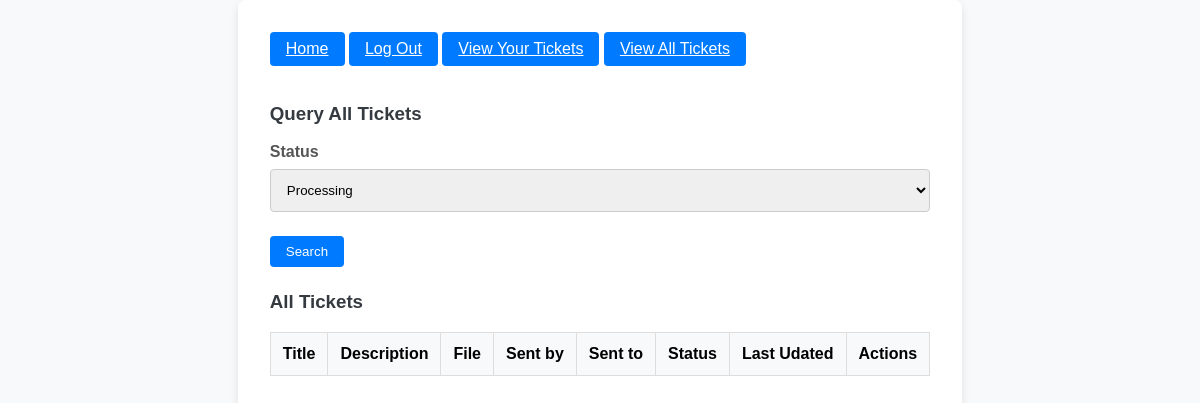
Before: /all/0 (signed in) with the older database file.
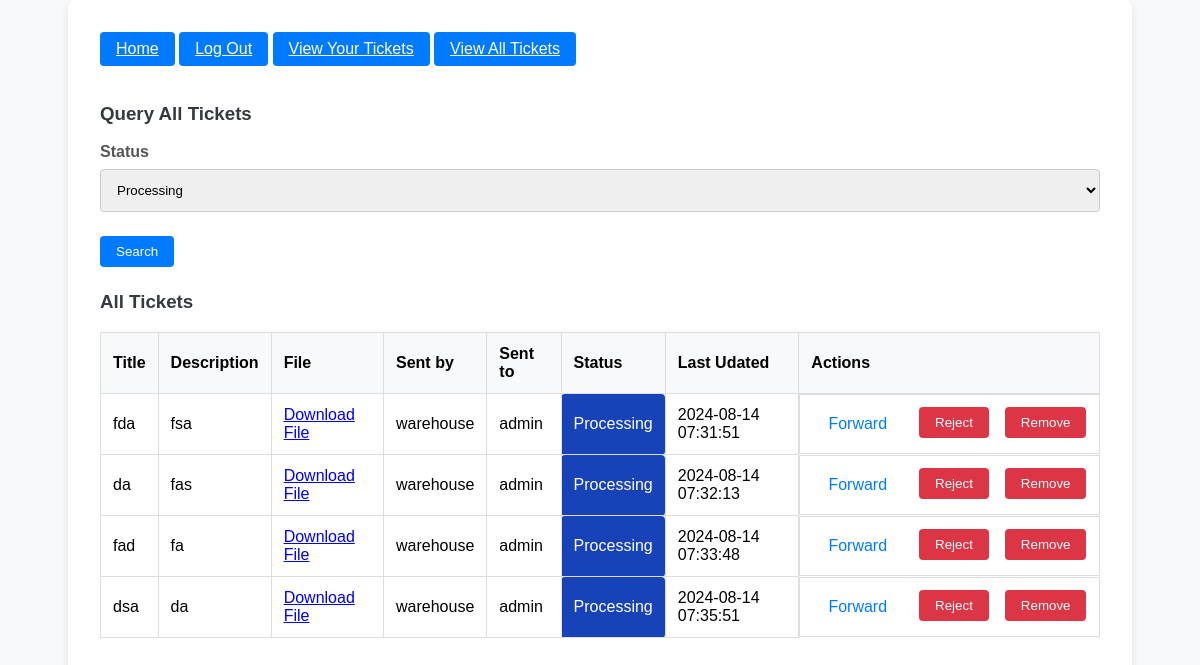
After: the same page with the newer database file.
### models.py (models this page shows)
class Ticket(db.Model):
    id = db.Column(db.Integer, primary_key=True)
    title = db.Column(db.String(100), nullable=False)
    description = db.Column(db.String(100), nullable=False)
    user_id = db.Column(db.Integer, db.ForeignKey('user.id', ondelete='CASCADE'), nullable=False)  # Sender
    recipient_ids = db.Column(MutableList.as_mutable(JSON), nullable=False)
    status = db.Column(db.Integer, default=0)  # -1: Rejected, 0: Not checked, 1: Checked
    file_path = db.Column(db.String(200), nullable=True)  # Add this field to store file path
    last_updated = db.Column(db.DateTime, nullable=False, default=datetime.utcnow)
    sender = db.relationship('User', foreign_keys=[user_id], backref='sent_tickets')
    recipients = db.relationship('User', secondary='ticket_recipient', backref='received_tickets')

class User(db.Model, UserMixin):
    id = db.Column(db.Integer, primary_key=True)
    username = db.Column(db.String(150), nullable=False, unique=True)
    password = db.Column(db.String(150), nullable=False)

### app.py (the view)
@app.route('/all/<int:status>', methods=['GET'])
@login_required
def all_2(status):
    form = All()
    if current_user.username != 'admin':
        flash('Unathorized user', 'danger')
        return redirect(url_for('index'))
    tickets = Ticket.query.filter(
        Ticket.status == status
    ).all()
    user_recipient_status = []
    status_map = {0: 'Processing', 2: 'Rejected', 1: 'End'}
    status_texts = [status_map[ticket.status] for ticket in tickets]
    for ticket in tickets:
        if ticket.recipient_ids and ticket.recipient_ids[-1] == current_user.id:
            user_recipient_status.append(1)
        else:
            user_recipient_status.append(None)
    recipient_usernames = {ticket.id: [User.query.get(recipient_id).username for recipient_id in ticket.recipient_ids] for ticket in tickets}
    return render_template('all.html', tickets=tickets, user_recipient_status=user_recipient_status,
                           status=status_texts, recipient_usernames=recipient_usernames, form=form)

### forms.py
class All(FlaskForm):
    status = SelectField('Status', validators=[DataRequired()])
    submit = SubmitField('Search')
    def __init__(self, *args, **kwargs):
        super(All, self).__init__(*args, **kwargs)
        self.status.choices = [(0, 'Processing'), (2, 'Rejected'), (1, 'End')]

### app.py (called while the page is built)
@login_manager.user_loader
def load_user(user_id):
    return User.query.get(int(user_id))

### templates/all.html (shortened to what this page needs)
<!DOCTYPE html>
<html lang="en">
<head>
</head>
<body>
    <div class="container">
        <nav>
            <a href="{{ url_for('index') }}" class="btn btn-primary">Home</a>
            <a href="{{ url_for('logout') }}" class="btn btn-primary">Log Out</a>
            <a href="{{ url_for('my_tickets') }}" class="btn btn-primary">View Your Tickets</a>
            {% if current_user.username == "admin"%}
                <a href="{{ url_for('all') }}" class="btn btn-primary">View All Tickets</a>
            {% endif %}
        </nav> <br>
        <h3>Query All Tickets</h3>
        <form method="POST" action="{{ url_for('all') }}">
            <div class="form-group">
                {{ form.status.label }}
                {{ form.status(class="form-control") }}
            </div>
            <div class="form-group">
                <button type="submit" class="btn btn-primary">Search</button>
            </div>
        </form>
        <h3>All Tickets</h3>
        <table class="ticket-table">
            <thead>
                <tr>
                    <th>Title</th>
                    <th>Description</th>
                    <th>File</th>
                    <th>Sent by</th>
                    <th>Sent to</th>
                    <th>Status</th>
                    <th>Last Udated</th>
                    <th>Actions</th>
                </tr>
            </thead>
            <tbody>
                {% for ticket in tickets %}
                    <tr>
                        <td>{{ ticket.title }}</td>
                        <td>{{ ticket.description }}</td>
                        <td>
                            {% if ticket.file_path %}
                                <a href="{{ url_for('uploaded_file', filename=ticket.file_path) }}">Download File</a>
                            {% endif %}
                        </td>
                        <td>{{ ticket.sender.username }}</td>
                        <td>
                            {% for recipient in recipient_usernames[ticket.id] %}
                                {{ recipient }}{% if not loop.last %}, {% endif %}
                            {% endfor %}
                        </td>
                        <td class="ticket-status {{ status[loop.index0] | lower }}">{{ status[loop.index0] }}</td>
                        <td>{{ ticket.last_updated.strftime('%Y-%m-%d %H:%M:%S') }}</td>
                        <td class="ticket-actions">
                            {% if user_recipient_status[loop.index0]  and ticket.status not in [1, 2]%}
                                <a href="{{ url_for('forward_ticket', ticket_id=ticket.id) }}" class="btn btn-link">Forward</a>
                            {% endif %}
                            {% if current_user.username == "admin"  and ticket.status not in [1, 2]%}
                                <form method="POST" action="{{ url_for('reject_ticket', ticket_id=ticket.id) }}" class="inline-form">
                                    <button type="submit" class="btn btn-danger">Reject</button>
                                </form>
                            {% endif %}
                            {% if current_user.username == "admin"%}
                                <form method="DELETE" action="{{ url_for('remove_ticket', ticket_id=ticket.id) }}" class="inline-form">
                                    <button type="submit" class="btn btn-danger">Remove</button>
                                </form>
                            {% endif %}
                        </td>
                    </tr>
                {% endfor %}
            </tbody>
        </table>
    </div>
</body>
</html>

### templates/all.html (style rules this page uses)
body { font-family: Arial, sans-serif; background-color: #f8f9fa; margin: 0; padding: 0; display: flex; flex-direction: column; min-height: 100vh; }
.container { flex: 1; padding: 2rem; max-width: 1000px; margin: 0 auto; background-color: #fff; box-shadow: 0 4px 8px rgba(0, 0, 0, 0.1); border-radius: 8px; }
h2, h3 { color: #343a40; }
.form-group { margin-bottom: 1.5rem; }
.form-group label { display: block; font-weight: bold; margin-bottom: 0.5rem; color: #555; }
.form-group .form-control { width: 100%; padding: 0.75rem; border: 1px solid #ccc; border-radius: 4px; box-sizing: border-box; }
.btn { display: inline-block; padding: 0.5rem 1rem; border: none; border-radius: 4px; color: #fff; text-align: center; cursor: pointer; transition: background-color 0.3s ease; }
.btn-primary { background-color: #007bff; }
.btn-danger { background-color: #dc3545; }
.btn-link { color: #007bff; text-decoration: none; }
.ticket-table { width: 100%; border-collapse: collapse; margin-top: 1rem; }
.ticket-table th, .ticket-table td { padding: 0.75rem; text-align: left; border: 1px solid #ddd; }
.ticket-table th { background-color: #f8f9fa; font-weight: bold; }
.ticket-status { padding: 0.25rem 0.5rem; border-radius: 4px; color: #fff; text-transform: capitalize; text-align: center; }
.ticket-status.processing { background-color: #1742b8; }
.ticket-actions { display: flex; justify-content: center; gap: 1rem; }
.inline-form { display: inline; }

Changed rows visible on the page:
added Ticket: title "fda", description "fsa", sender.username "warehouse", status "Processing", last_updated "2024-08-14 07:31:51"
now on this page (row unchanged): User: username "admin"
added Ticket: title "da", description "fas", sender.username "warehouse", status "Processing", last_updated "2024-08-14 07:32:13"
added Ticket: title "fad", description "fa", sender.username "warehouse", status "Processing", last_updated "2024-08-14 07:33:48"
added Ticket: title "dsa", description "da", sender.username "warehouse", status "Processing", last_updated "2024-08-14 07:35:51"
